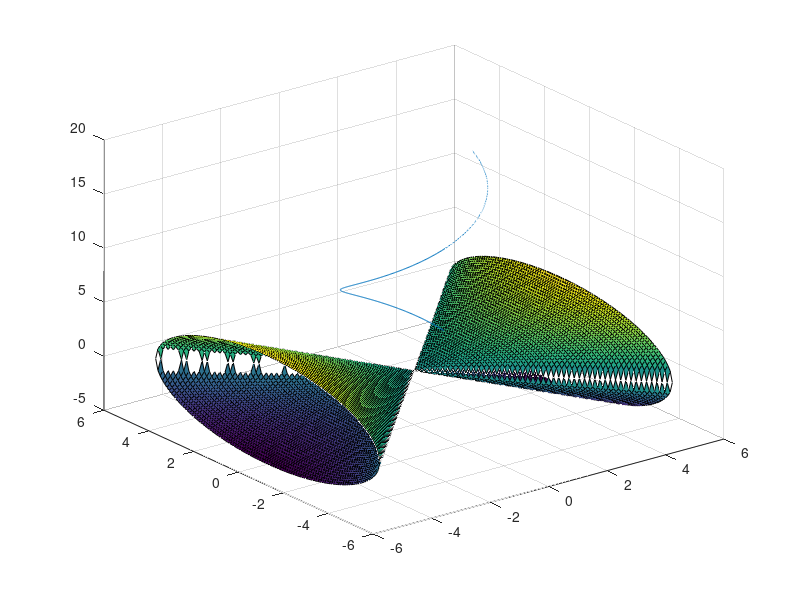
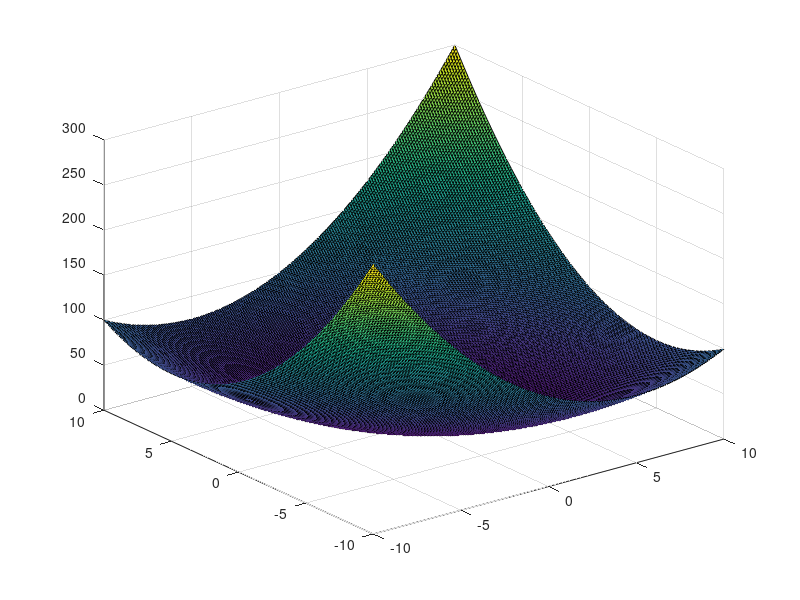
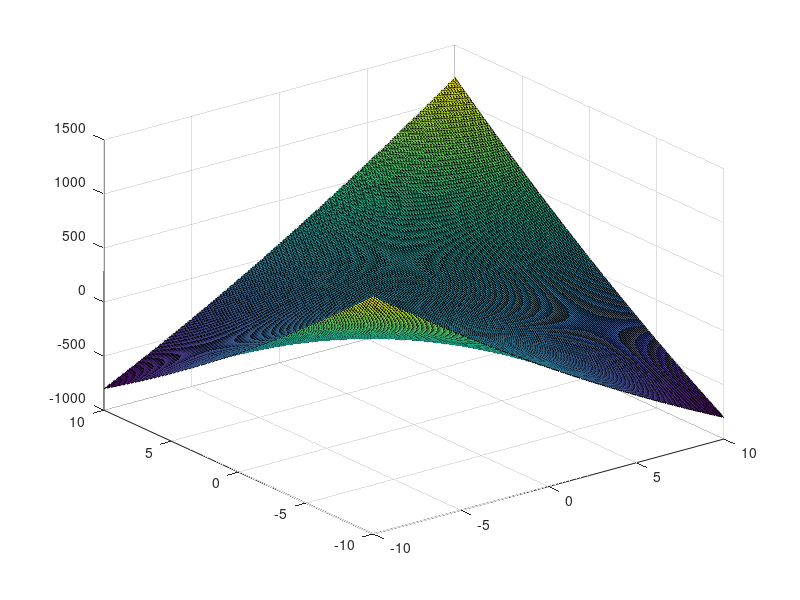
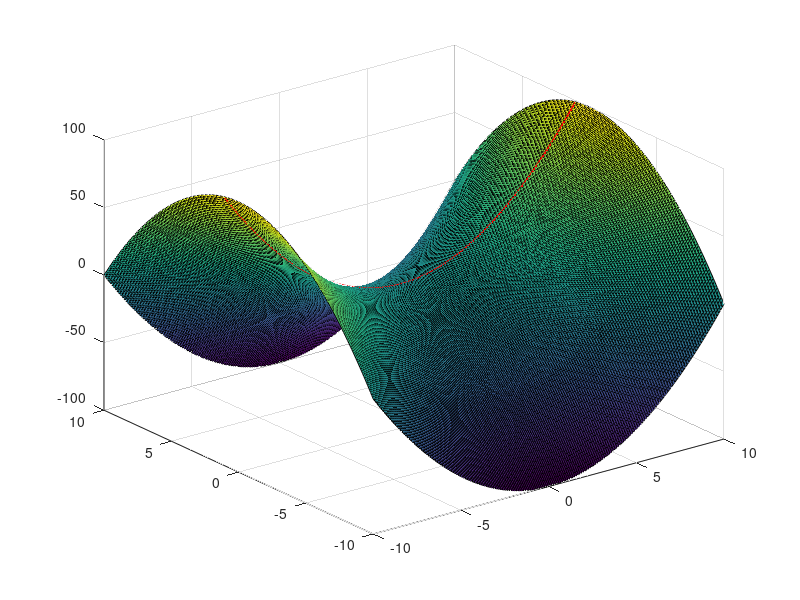

Recreate these plots in MATLAB, in order.
[x, y] = meshgrid(-5:0.1:5);
z = sqrt(x.^2 - y.^2);
z(x.^2 - y.^2 < 0) = NaN;
surf(x, y, z);
hold on;
surf(x, y, -z);

v = 0:pi/256:2*pi;
x = 2*cos(v);
y = 2*sin(v);
z = 3*v;
plot3(x, y, z);

[x, y] = meshgrid(-10:0.1:10);
for k = [1, 10, -10]
  z = x.^2 + y.^2 + k*x.*y;
  figure;
  surf(x, y, z);
end

[x, y] = meshgrid(-10:0.1:10);
z = x.^2 - y.^2;
surf(x, y, z);
hold on;
x = -10:0.1:10;
y = ones(size(x));
z = x.^2 - 1;
plot3(x, y, z, 'r', 'LineWidth', 2);